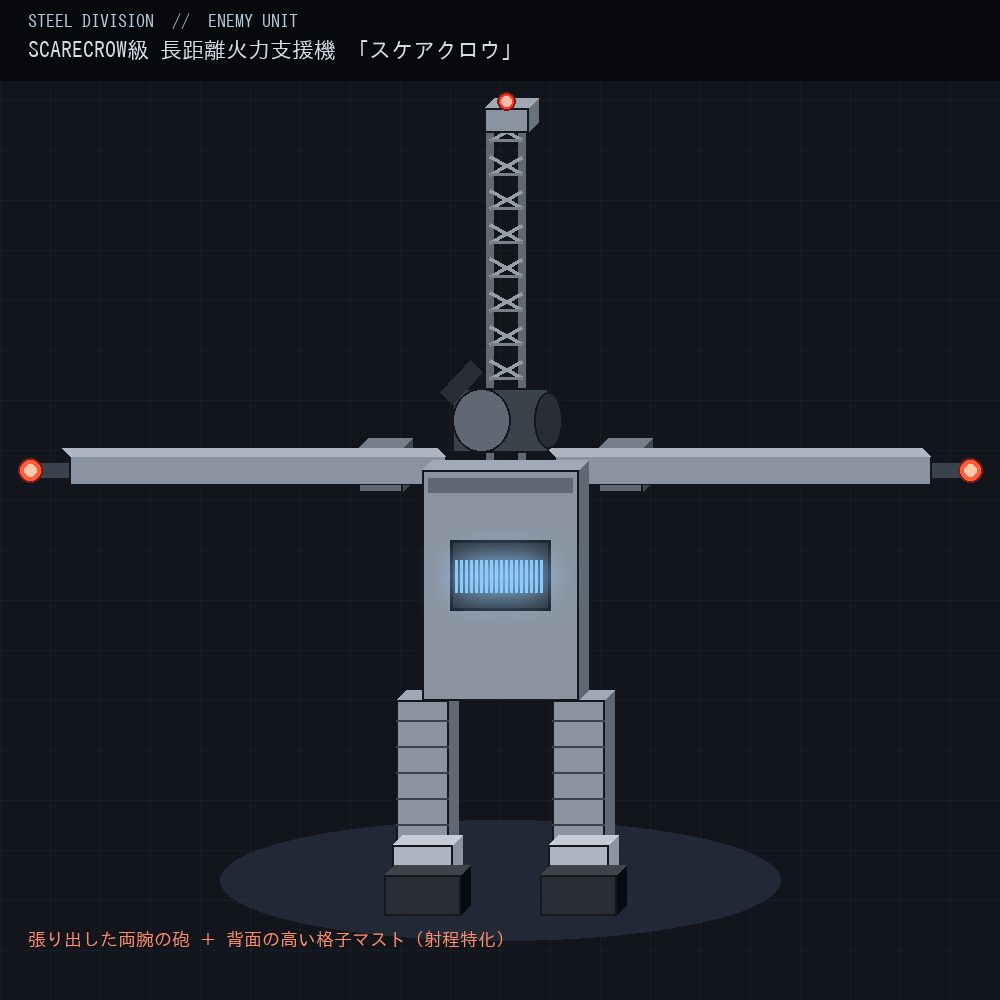

Write Python code to recreate this figure.
"""スケアクロウ — 敵メック・コンセプトアート（正面図）
LEGOの形状を踏襲（色は独自）:
箱型胴体＋胸部ビューポート / 左右に長く張り出した細腕＋先端の砲 /
上部前方の太い砲 / 背面の高い格子マスト（クレーン状）/ 柱状の脚"""
from PIL import Image, ImageDraw, ImageFilter, ImageFont

JP = "/usr/share/fonts/truetype/fonts-japanese-gothic.ttf"
f_mid = ImageFont.truetype(JP, 22)
f_sm  = ImageFont.truetype(JP, 18)

W, H = 1000, 1000
img = Image.new("RGB", (W, H), (18, 22, 28))
d = ImageDraw.Draw(img, "RGBA")

# 背景グリッド＋地面グロー
for gx in range(0, W, 50):
    d.line([(gx, 0), (gx, H)], fill=(40, 50, 60, 60), width=1)
for gy in range(0, H, 50):
    d.line([(0, gy), (W, gy)], fill=(40, 50, 60, 60), width=1)
d.ellipse([220, 820, 780, 940], fill=(70, 90, 120, 70))

# パレット（独自色: スチール基調）
STEEL = (138, 147, 160)
STEEL_D = (96, 104, 116)
STEEL_L = (174, 182, 194)
DARK  = (40, 46, 52)
GUN   = (58, 66, 76)
WARN  = (255, 90, 58)
BEAC  = (255, 60, 47)
EYE   = (120, 200, 255)
cx = W // 2

def block(x0, y0, x1, y1, base, side=None, top=None, edge=(20,24,28), sd=10, th=10):
    side = side or tuple(max(0, c-34) for c in base)
    top  = top  or tuple(min(255, c+22) for c in base)
    d.polygon([(x1, y0), (x1+sd, y0-th), (x1+sd, y1-th), (x1, y1)], fill=side)
    d.polygon([(x0, y0), (x0+sd, y0-th), (x1+sd, y0-th), (x1, y0)], fill=top)
    d.rectangle([x0, y0, x1, y1], fill=base, outline=edge, width=2)

# === 背面の高い格子マスト（クレーン状トラス）— 胴体の後ろ ===
mx = cx + 6
d.line([(mx-16, 470), (mx-16, 120)], fill=STEEL_D, width=8)
d.line([(mx+16, 470), (mx+16, 120)], fill=STEEL_D, width=8)
for y in range(140, 470, 34):                      # 斜材(トラス)
    d.line([(mx-16, y), (mx+16, y-17)], fill=(150,158,168), width=4)
    d.line([(mx+16, y), (mx-16, y-17)], fill=(150,158,168), width=4)
    d.line([(mx-16, y), (mx+16, y)], fill=(120,128,138), width=3)
block(mx-22, 108, mx+22, 132, STEEL)               # マスト頂部
d.ellipse([mx-9, 92, mx+9, 110], fill=BEAC, outline=(120,30,20), width=2)  # 頂部標識灯
d.ellipse([mx-5, 96, mx+5, 106], fill=(255, 190, 170))

# === 脚（真っ直ぐな柱状） ===
for s in (-1, 1):
    lx = cx + s*78
    block(lx-26, 700, lx+26, 850, STEEL, side=STEEL_D)   # 柱状の脚
    for yy in range(720, 850, 26):                       # ブロック段の境目
        d.line([(lx-26, yy), (lx+26, yy)], fill=(60,66,74), width=2)
    block(lx-30, 845, lx+30, 880, STEEL_L)               # 足首
    block(lx-38, 875, lx+38, 915, DARK)                  # 足

# === 左右に長く張り出した細腕 ×2（最大の特徴） ===
ay = 470
for s in (-1, 1):
    sxj = cx + s*120
    block(sxj-22, ay-22, sxj+22, ay+22, STEEL_D)         # 肩関節
    inner = cx + s*55
    outer = cx + s*430
    d.polygon([(inner, ay-14), (outer, ay-14), (outer, ay+14), (inner, ay+14)],
              fill=STEEL, outline=(20,24,28))            # 細い腕ビーム
    d.polygon([(inner, ay-14), (outer, ay-14), (outer-8, ay-22), (inner-8, ay-22)],
              fill=STEEL_L)                              # 上面ハイライト
    # 先端の砲身
    tipx = cx + s*470
    d.rectangle([min(tipx, outer), ay-9, max(tipx, outer), ay+9], fill=GUN, outline=(20,24,28), width=2)
    d.ellipse([tipx-12, ay-12, tipx+12, ay+12], fill=WARN, outline=(120,30,20), width=2)
    d.ellipse([tipx-6, ay-6, tipx+6, ay+6], fill=(255,200,170))

# === 上部前方の太い砲（円筒キャノン）＋小型センサー ===
d.rectangle([cx-48, 388, cx+48, 452], fill=GUN, outline=(20,24,28), width=2)   # 砲身基部
d.ellipse([cx-48, 388, cx+10, 452], fill=STEEL_D, outline=(20,24,28), width=2) # 円筒の丸み(左)
d.ellipse([cx+34, 392, cx+62, 448], fill=DARK, outline=(20,24,28), width=2)    # 砲口
d.polygon([(cx-60, 392), (cx-30, 360), (cx-18, 372), (cx-48, 404)], fill=DARK) # 上面アングルセンサー

# === 箱型の胴体＋胸部ビューポート ===
block(cx-78, 470, cx+78, 700, STEEL, side=STEEL_D)
d.rectangle([cx-72, 478, cx+72, 492], fill=STEEL_D)         # 上部リブ
# 胸部の凹んだビューポート＋発光バイザー
d.rectangle([cx-50, 540, cx+50, 610], fill=DARK, outline=(20,24,28), width=3)
for gx in range(cx-44, cx+44, 5):
    d.line([(gx, 560), (gx, 592)], fill=EYE, width=3)

# 発光ブルーム（バイザー）
glow = Image.new("RGB", (W, H), (0,0,0))
gd = ImageDraw.Draw(glow)
gd.rectangle([cx-46, 558, cx+46, 594], fill=(60,140,220))
glow = glow.filter(ImageFilter.GaussianBlur(16))
img = Image.composite(Image.new("RGB",(W,H),(150,205,255)), img,
                      glow.convert("L").point(lambda v: min(255, v*2)))
d = ImageDraw.Draw(img, "RGBA")

# === キャプション ===
d.rectangle([0, 0, W, 80], fill=(0, 0, 0, 150))
d.text((28, 12), "STEEL DIVISION  //  ENEMY UNIT", fill=(180, 200, 220), font=f_sm)
d.text((28, 38), "SCARECROW級 長距離火力支援機 「スケアクロウ」", fill=(210, 220, 230), font=f_mid)
d.text((28, 930), "張り出した両腕の砲 ＋ 背面の高い格子マスト（射程特化）", fill=(255, 140, 110), font=f_sm)

img.save("/home/user/mech/concept_scarecrow.png")
print("saved")
